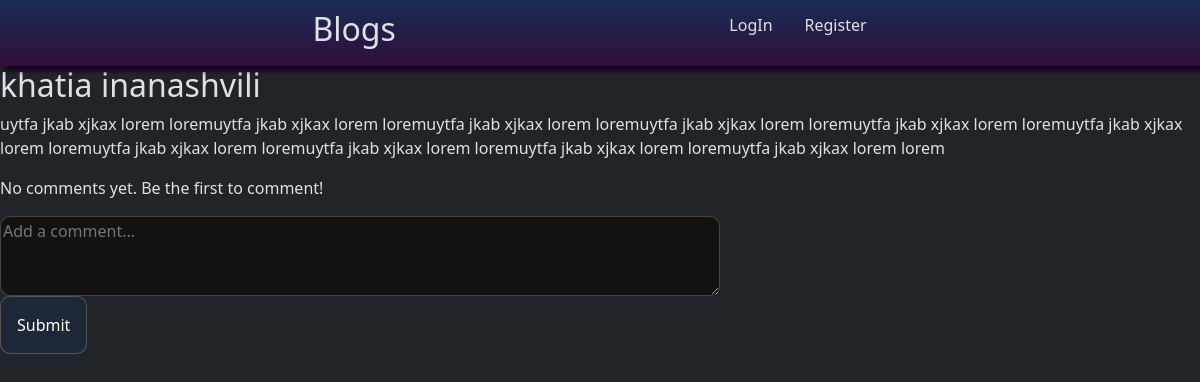
The page /blog/11/ on the database as committed earlier.
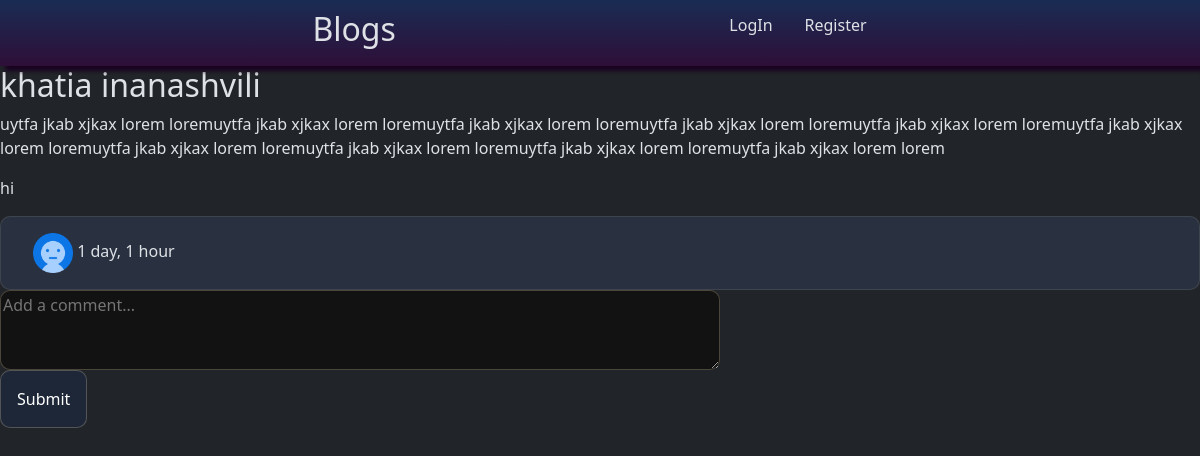
The same page on the database as committed later.
### blogs/models.py (models this page shows, shortened)
class Blogs(models.Model):
    title = models.CharField(max_length=50)
    description = models.TextField()
    authors = models.ManyToManyField("Author")
    created = models.DateTimeField(auto_now_add=True, null=True)
    class Meta:
        ordering = ['-created']

class Comment(models.Model):
    user = models.ForeignKey(Author, on_delete=models.CASCADE)
    blogs = models.ForeignKey(Blogs, on_delete=models.CASCADE)
    body = models.TextField()
    created = models.DateTimeField(auto_now_add=True)
    class Meta:
        ordering = ['-created']

class Author(models.Model):
    user = models.OneToOneField(User, on_delete=models.CASCADE, null=True, blank=True)
    avatar = models.ImageField(null=True, default= 'avatar.png' )
    name = models.CharField(max_length=50)

### blogs/views.py (the view, shortened to what this page needs)
# urls.py: path('blog/<int:id>/', views.blog_details, name='blog_detail'),
def blog_details(request, id):
    blog = get_object_or_404(Blogs, id=id)
    blog_comments = blog.comment_set.all()
    is_author = request.user.is_authenticated and blog.authors.filter(user=request.user).exists()
    return render(request, 'blogs/blog_detail.html', {
        'blog': blog,
        'blog_comments': blog_comments,
        'is_author': is_author
    })

### blogs/templates/blogs/blog_detail.html (shortened to what this page needs)
{% extends 'index.html' %}
{% block content %}
  <h2>{{ blog.title }}</h2>
  <p>{{ blog.description }}</p>
  {% if blog_comments %}
    {% load tz %}
    {% for comment in blog_comments %}
      <div class="comment-body">
        <p>{{ comment.body }}</p>
        <div class="comment-info">
          <a href="{% url 'profile' %}">
            <img src="{{ comment.user.avatar.url }}" alt="" style="width: 2.5em; height: 2.5em;">
          </a>
          <span>{{ comment.created|timesince }}</span>
        </div>
      </div>
    {% endfor %}
  {% else %}
    <p>No comments yet. Be the first to comment!</p>
  {% endif %}
  <form method="POST">
    <textarea name="body" placeholder="Add a comment..."></textarea>
    <button type="submit">Submit</button>
  </form>
{% endblock %}

### templates/index.html (shortened to what this page needs)
<!DOCTYPE html>
<html lang="en">
<head>
    <link href="https://cdn.jsdelivr.net/npm/bootstrap@5.3.3/dist/css/bootstrap.min.css" rel="stylesheet">
    <link rel="stylesheet" href="../static/styles/style.css">
  </head>
<body data-bs-theme="dark">
  {% include 'navbar.html' %}
  {% block content %}
  {% endblock %}
</body>
</html>

### templates/navbar.html (shortened to what this page needs)
{% load static %}
<nav class="navbar navbar-expand-lg bg-body-tertiary header-nav">
    <a class="nav-link active" aria-current="page" href="{% url 'home' %}"><h2>Blogs</h2></a>
    <ul class="prof">
        {% if request.user.is_authenticated %}
       {% else %}
        <li class="nav-item ">
        <a class="nav-link active mx-3" aria-current="page" href="{% url 'login'%}">LogIn</a>
        </li>
        <li class="nav-item ">
            <a class="nav-link active mx-3" aria-current="page" href="{% url 'register'%}">Register</a>
        </li>
    {% endif %}
    </ul>
  </nav>

### static/styles/style.css (style rules this page uses)
.header-nav { display: flex; justify-content: space-evenly; background: linear-gradient(180deg, #1a2c54 0%, #2e0f38 100% ); width: 100%; box-shadow: #190121 5px 5px 5px; z-index: 5000; align-items: center; }
a { cursor: pointer !important; }
.prof { display: flex; justify-content: center; align-items: center; padding: 5px; }
a { all: unset; }
li { all: unset; }
.search-form button , button { border: 1px solid rgba(245, 222, 179, 0.248); border-radius: 10px; padding: 1em; background-color: #1a2c545e; display: inline-flex; transition: 0.3 ease-in; }
.new-blog-form input, textarea { display: flex; flex-direction: column; width: 60vw; height: 10vh; border: 1px solid rgba(245, 222, 179, 0.248); border-radius: 10px; }
.comment-info { background-color: #465d8f3b; padding: 1em 2em; border: 1px solid rgba(245, 222, 179, 0.107); border-radius: 10px; }

Rows that differ between the two databases and show on the page:
added Comment: body "hi", user.avatar (placeholder picture), created "1 day, 1 hour"
Other text that changed with them:
text no longer shown: "No comments yet. Be the first to comment!"
